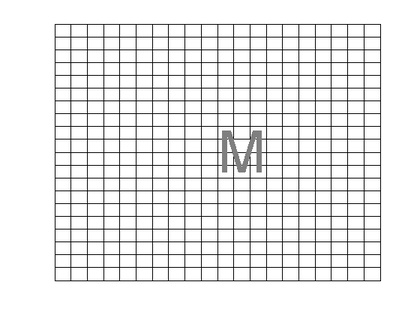
%> input picture Characters_58_font/Letter_M.tif, 420 x 315 px, shrunk from 560 x 420 before the run
$ octave Process_CAPTCHA_Letters.m   (GNU Octave 9; MATLAB toolbox functions it lacks are replaced by stand-ins)
%> lines starting %> are read from the running program, lines starting %| are printed output that depends on the picture; in (x1, y1, x2, y2) boxes, pixels count from 0 and x2, y2 are one past the last pixel; in counts of white or black regions, pixels touching at a corner belong together; the program's own positions count from 1
% This is a matlab file that processes a captcha letter created by
% Make_Captcha_Letters.m
% The ouput of this file is the blur portion of our matrix in a csv file
% The Image Plots have been commented out to improve efficiency
% We use these csv files to create our character bank, however we
% concatenated the rows for ease of storage

% Load our captcha (tif file) and convert to grayscale
captcha=rgb2gray(imread('Letter_M.tif'));
%> captcha: size 315x420 uint8; min 15, max 255, mean 234.2

% Plot our image and compute the size
% ImagePlot(captcha)
[rows cols]=size(captcha);
%> rows = 315; cols = 420

% A for loop to check every pixel value that matches 127, which corresponds
% to the captcha text
% Inputs chosen matrix corrdinates in a 2 column matrix called points
points=zeros(1,2);
for i=1:rows
    for j=1:cols
        if captcha(i,j) == 127
            points=[points; [i,j]];
        end
    end
end
%> after the loop, points = 130 rows, first 12: [0 0; 134 225; 134 226; 134 227; 134 228; 134 229; 134 255; 134 256; 134 257; 134 258; 134 259; 135 225]

% Delete the first entry needed to initialize our points vector
points(1,:)=[];

% Calculate size of points vector
[A,B] = size(points);
%> A = 129; B = 2

% Find the maximum and minimum pixel locations for each entry
% These will be used to shift the pixel locations to the left and up so
% that we can get rid of most of the black space
minrow = min(points(:,1));
%> minrow = 134
maxrow = max(points(:,1));
%> maxrow = 170
mincol = min(points(:,2));
%> mincol = 224
maxcol = max(points(:,2));
%> maxcol = 260

% Initialize a matrix to contain the "shifted" pixel locations
% The constants create some wiggle room of black at the edges
Captchamat = zeros(maxrow-minrow ,maxcol-mincol);
%> Captchamat: size 36x36 double; every value is 0

% A for loop to input each "shifted" pixel location into Captchamat
for i=1: A
    k = points(i,1);
    j = points(i,2);
    Captchamat(k-minrow+1,j-mincol+1) = 255;
end
%> this loop made 129 passes
%> (k, j) on passes 1 to 12: (134, 225), (134, 226), (134, 227), (134, 228), (134, 229), (134, 255), (134, 256), (134, 257), (134, 258), (134, 259), (135, 225), (135, 226)
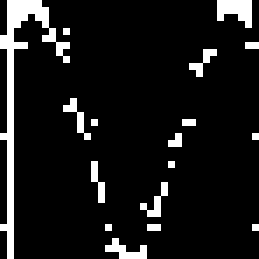
%> Captchamat: size 37x37 double (shown 7 times larger); 9.4% white in thin lines or dots

% Plot Captchamat
% figure;
% ImagePlot(Captchamat)

%We need to get the number of rows to 64 (a power of 2)
% This while loop will put a row of zeros at the bottom of the matrix to do so
[A,B] = size(Captchamat);
%> A = 37; B = 37
Zero_rvector = zeros(1,B);
while A < 64
    Captchamat = [Captchamat; Zero_rvector];
    [A,B] = size(Captchamat);
end
%> this loop made 27 passes
%> pass 3, `Captchamat = [Captchamat; Zero_rvector];`:
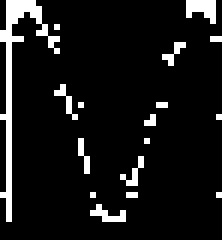
%> Captchamat: size 40x37 double (shown 6 times larger); 8.7% white in thin lines or dots
%> after the loop:
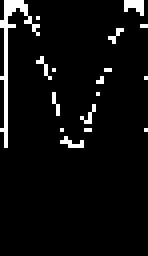
%> Captchamat: size 64x37 double (shown 4 times larger); 5.4% white in thin lines or dots, all inside (x1, y1, x2, y2) = (0, 0, 37, 37)

% We need to get the number of columns to 64 (a power of 2)
% This while loop will put a column of zeros at the right of the matrix to do so
[A,B] = size(Captchamat);
Zero_rvector = zeros(A,1);
while B < 64
    Captchamat = [Captchamat, Zero_rvector];
    [A,B] = size(Captchamat);
end
%> this loop made 27 passes
%> pass 1, `Captchamat = [Captchamat, Zero_rvector];`:
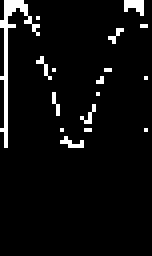
%> Captchamat: size 64x38 double (shown 4 times larger); 5.3% white in thin lines or dots, all inside (x1, y1, x2, y2) = (0, 0, 37, 37)
%> pass 2, `Captchamat = [Captchamat, Zero_rvector];`:
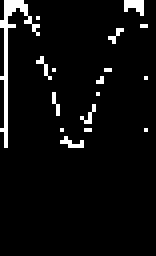
%> Captchamat: size 64x39 double (shown 4 times larger); 5.2% white in thin lines or dots, all inside (x1, y1, x2, y2) = (0, 0, 37, 37)
%> pass 3, `Captchamat = [Captchamat, Zero_rvector];`:
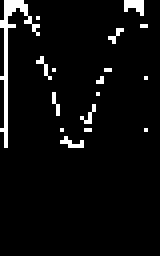
%> Captchamat: size 64x40 double (shown 4 times larger); 5% white in thin lines or dots, all inside (x1, y1, x2, y2) = (0, 0, 37, 37)
%> after the loop:
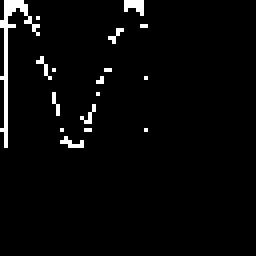
%> Captchamat: size 64x64 double (shown 4 times larger); 3.1% white in thin lines or dots, all inside (x1, y1, x2, y2) = (0, 0, 37, 37)

% Plot Captchamat
% figure;
% ImagePlot(Captchamat);

% Compute the HWT on Captchamat
its = 3;    % Number of iterations of the transform
%> (the run ends here)
